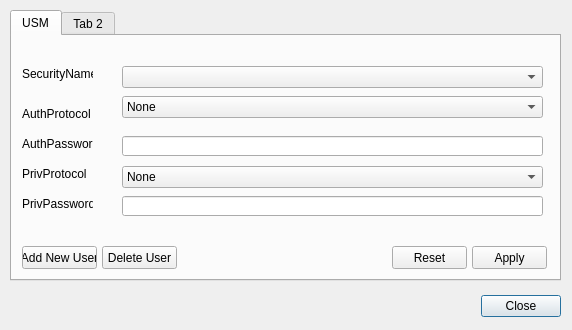
<?xml version="1.0" encoding="UTF-8"?>
<ui version="4.0">
 <class>Properties</class>
 <widget class="QDialog" name="Properties">
  <property name="geometry">
   <rect>
    <x>0</x>
    <y>0</y>
    <width>572</width>
    <height>330</height>
   </rect>
  </property>
  <property name="windowTitle">
   <string>Properties</string>
  </property>
  <widget class="QDialogButtonBox" name="buttonBox">
   <property name="geometry">
    <rect>
     <x>10</x>
     <y>290</y>
     <width>551</width>
     <height>32</height>
    </rect>
   </property>
   <property name="orientation">
    <enum>Qt::Horizontal</enum>
   </property>
   <property name="standardButtons">
    <set>QDialogButtonBox::Close</set>
   </property>
  </widget>
  <widget class="QTabWidget" name="tabWidget">
   <property name="geometry">
    <rect>
     <x>10</x>
     <y>10</y>
     <width>551</width>
     <height>271</height>
    </rect>
   </property>
   <widget class="QWidget" name="tab">
    <attribute name="title">
     <string>USM</string>
    </attribute>
    <widget class="QLabel" name="label_sec_name">
     <property name="geometry">
      <rect>
       <x>10</x>
       <y>30</y>
       <width>71</width>
       <height>16</height>
      </rect>
     </property>
     <property name="text">
      <string>SecurityName</string>
     </property>
    </widget>
    <widget class="QLabel" name="label_auth_prot">
     <property name="geometry">
      <rect>
       <x>10</x>
       <y>70</y>
       <width>71</width>
       <height>16</height>
      </rect>
     </property>
     <property name="text">
      <string>AuthProtocol</string>
     </property>
    </widget>
    <widget class="QLabel" name="label_auth_pass">
     <property name="geometry">
      <rect>
       <x>10</x>
       <y>100</y>
       <width>71</width>
       <height>16</height>
      </rect>
     </property>
     <property name="text">
      <string>AuthPassword</string>
     </property>
    </widget>
    <widget class="QLabel" name="label_priv_prot">
     <property name="geometry">
      <rect>
       <x>10</x>
       <y>130</y>
       <width>71</width>
       <height>16</height>
      </rect>
     </property>
     <property name="text">
      <string>PrivProtocol</string>
     </property>
    </widget>
    <widget class="QLabel" name="label_priv_pass">
     <property name="geometry">
      <rect>
       <x>10</x>
       <y>160</y>
       <width>71</width>
       <height>16</height>
      </rect>
     </property>
     <property name="text">
      <string>PrivPassword</string>
     </property>
    </widget>
    <widget class="QComboBox" name="comboBox_sec_name">
     <property name="geometry">
      <rect>
       <x>110</x>
       <y>30</y>
       <width>421</width>
       <height>22</height>
      </rect>
     </property>
    </widget>
    <widget class="QComboBox" name="comboBox_auth_prot">
     <property name="geometry">
      <rect>
       <x>110</x>
       <y>60</y>
       <width>421</width>
       <height>22</height>
      </rect>
     </property>
     <item>
      <property name="text">
       <string>None</string>
      </property>
     </item>
     <item>
      <property name="text">
       <string>HMAC-MD5</string>
      </property>
     </item>
     <item>
      <property name="text">
       <string>HMAC-SHA</string>
      </property>
     </item>
    </widget>
    <widget class="QLineEdit" name="lineEdit_auth_pass">
     <property name="geometry">
      <rect>
       <x>110</x>
       <y>100</y>
       <width>421</width>
       <height>20</height>
      </rect>
     </property>
    </widget>
    <widget class="QComboBox" name="comboBox_priv_prot">
     <property name="geometry">
      <rect>
       <x>110</x>
       <y>130</y>
       <width>421</width>
       <height>22</height>
      </rect>
     </property>
     <item>
      <property name="text">
       <string>None</string>
      </property>
     </item>
     <item>
      <property name="text">
       <string>DES</string>
      </property>
     </item>
     <item>
      <property name="text">
       <string>IDEA</string>
      </property>
     </item>
     <item>
      <property name="text">
       <string>AES128</string>
      </property>
     </item>
     <item>
      <property name="text">
       <string>AES196</string>
      </property>
     </item>
     <item>
      <property name="text">
       <string>AES256</string>
      </property>
     </item>
    </widget>
    <widget class="QLineEdit" name="lineEdit_priv_pass">
     <property name="geometry">
      <rect>
       <x>110</x>
       <y>160</y>
       <width>421</width>
       <height>20</height>
      </rect>
     </property>
    </widget>
    <widget class="QPushButton" name="pushButton_add_user">
     <property name="geometry">
      <rect>
       <x>10</x>
       <y>210</y>
       <width>75</width>
       <height>23</height>
      </rect>
     </property>
     <property name="text">
      <string>Add New User</string>
     </property>
    </widget>
    <widget class="QPushButton" name="pushButton_del_user">
     <property name="geometry">
      <rect>
       <x>90</x>
       <y>210</y>
       <width>75</width>
       <height>23</height>
      </rect>
     </property>
     <property name="text">
      <string>Delete User</string>
     </property>
    </widget>
    <widget class="QPushButton" name="pushButton_apply">
     <property name="geometry">
      <rect>
       <x>460</x>
       <y>210</y>
       <width>75</width>
       <height>23</height>
      </rect>
     </property>
     <property name="text">
      <string>Apply</string>
     </property>
    </widget>
    <widget class="QPushButton" name="pushButton_reset">
     <property name="geometry">
      <rect>
       <x>380</x>
       <y>210</y>
       <width>75</width>
       <height>23</height>
      </rect>
     </property>
     <property name="text">
      <string>Reset</string>
     </property>
    </widget>
   </widget>
   <widget class="QWidget" name="tab_2">
    <attribute name="title">
     <string>Tab 2</string>
    </attribute>
   </widget>
  </widget>
 </widget>
 <resources/>
 <connections>
  <connection>
   <sender>buttonBox</sender>
   <signal>accepted()</signal>
   <receiver>Properties</receiver>
   <slot>accept()</slot>
   <hints>
    <hint type="sourcelabel">
     <x>248</x>
     <y>254</y>
    </hint>
    <hint type="destinationlabel">
     <x>157</x>
     <y>274</y>
    </hint>
   </hints>
  </connection>
  <connection>
   <sender>buttonBox</sender>
   <signal>rejected()</signal>
   <receiver>Properties</receiver>
   <slot>reject()</slot>
   <hints>
    <hint type="sourcelabel">
     <x>316</x>
     <y>260</y>
    </hint>
    <hint type="destinationlabel">
     <x>286</x>
     <y>274</y>
    </hint>
   </hints>
  </connection>
 </connections>
</ui>
